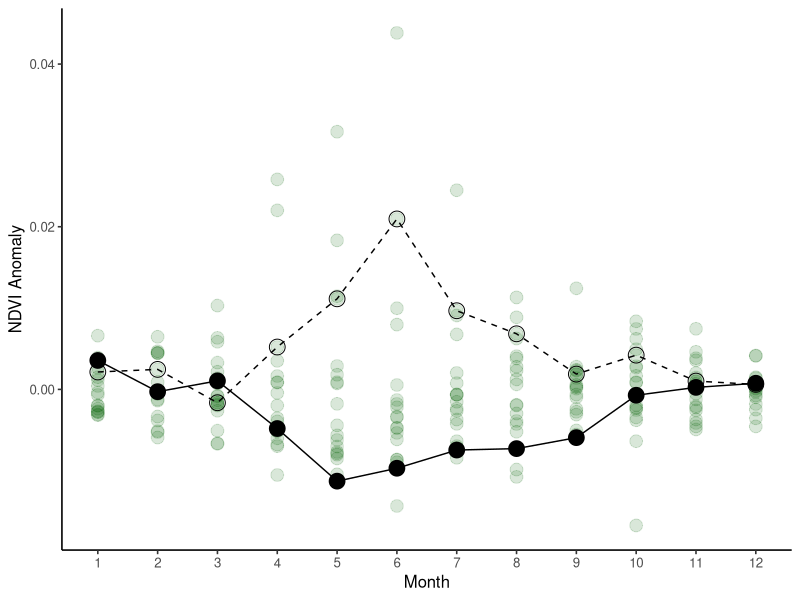
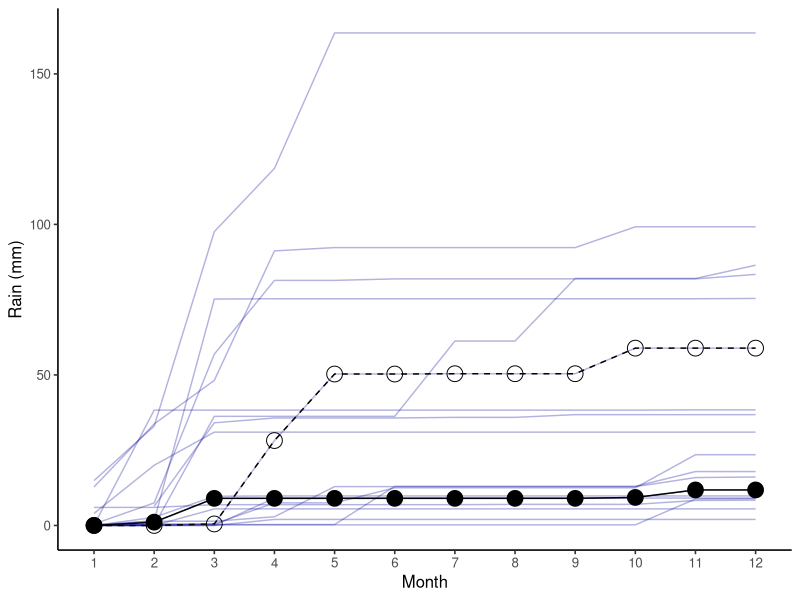
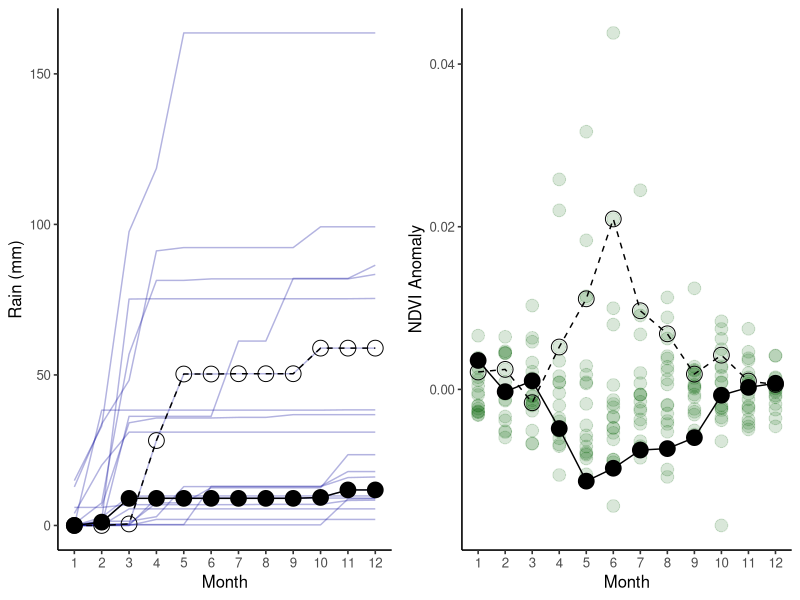

Write R code to recreate these figures, in order.
#Rainfall and NDVI plots, Fig 2

library(ggplot2)
library(dplyr)
library(lubridate)
library(gridExtra)

# set strings as factors to false
options(stringsAsFactors = FALSE)

#Read in monthly NDVI summary with rainfall attached
interduneNDVI_rain <- read.csv("Data/Monthly_NDVI_Interdune_2000-2018_MOD13Q1_rain.csv", header = TRUE)

interduneNDVI_rain18<-interduneNDVI_rain[interduneNDVI_rain$Year==2018,]
interduneNDVI_rain17<-interduneNDVI_rain[interduneNDVI_rain$Year==2017,]

(ndvi_plot <- interduneNDVI_rain %>%
  ggplot(aes(x = Month, y = NDVI_anomaly),interduneNDVI_rain) +
  geom_point(alpha = .15, size= 4, color = "darkgreen")+
  #facet_wrap(~ Year, ncol = 19) +
  labs(y = "NDVI Anomaly",
       x = "Month") +
  scale_x_discrete(limits=c("1","2","3","4","5","6","7","8","9","10","11","12"))+
  geom_point(aes(x=Month, y =NDVI_anomaly), size =5, shape=1, interduneNDVI_rain18)+
  geom_point(aes(x=Month, y =NDVI_anomaly), size = 5, interduneNDVI_rain17)+
  geom_line(aes(x=Month, y =NDVI_anomaly), interduneNDVI_rain17)+
  geom_line(aes(x=Month, y =NDVI_anomaly),linetype = "dashed", interduneNDVI_rain18)+
  theme_classic(base_size = 12))

interduneNDVI_rain$Year <- factor(interduneNDVI_rain$Year)

(rain_plot <- interduneNDVI_rain %>%
  ggplot(aes(x = Month, y = AnnSumRain),interduneNDVI_rain) +

  geom_line(data = interduneNDVI_rain, aes(x=Month, y = AnnSumRain, color = Year, ), alpha=0.3, show.legend = FALSE)+
  scale_color_manual(values=c("#000099", "#000099","#000099","#000099","#000099","#000099","#000099","#000099","#000099","#000099","#000099","#000099","#000099","#000099","#000099","#000099","#000099","#000099","#000099"))+
  #facet_wrap(~ Year, ncol = 19) +
  labs(y = "Rain (mm)",
       x = "Month") +
  scale_x_discrete(limits=c("1","2","3","4","5","6","7","8","9","10","11","12"))+
  geom_point(aes(x=Month, y =AnnSumRain), size =5, shape=1, interduneNDVI_rain18)+
  geom_point(aes(x=Month, y =AnnSumRain), size = 5, interduneNDVI_rain17)+
  geom_line(aes(x=Month, y =AnnSumRain), interduneNDVI_rain17)+
  geom_line(aes(x=Month, y =AnnSumRain),linetype = "dashed", interduneNDVI_rain18)+
    theme_classic(base_size = 12))



figure2<-grid.arrange(rain_plot, ndvi_plot, ncol = 2)
Fig2<-arrangeGrob(rain_plot, ndvi_plot, ncol = 2)
ggsave(file="Figures/Fig2.png", Fig2, width = 8, height = 4, dpi = 600, units = "in", device='png')



